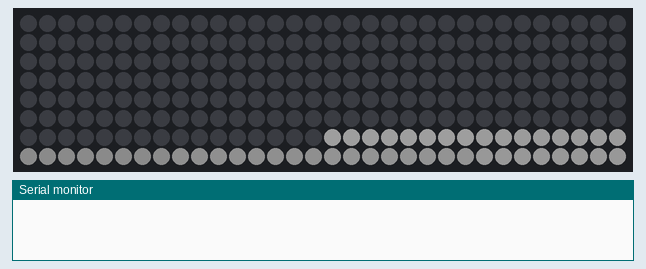
Simulated run of this program. Board: ESP32. Shown: 32×8 RGB LED matrix (first LED top left, wired row by row), the last lines printed to the serial monitor. Dim RGB values are drawn brighter than linear; WiFi joins after 1.5 s; servers stay silent unless stated; network time is answered at once with the bench clock; uploads are accepted with an empty reply; the local clock reads 2024-03-15 10:24:30 at power-on unless the program sets it; not simulated (calls return 0 or success): Secrets.h; names the files do not define were given values by the test bench: port = 80.

Above: at 0.4 s.
At 1.9 s:
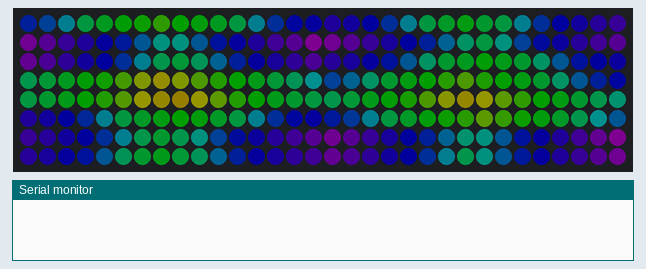
At 3.1 s:
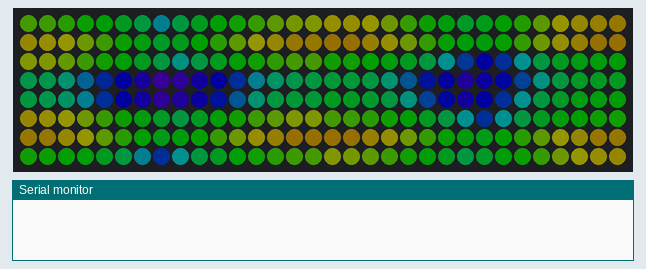
At 4.0 s:
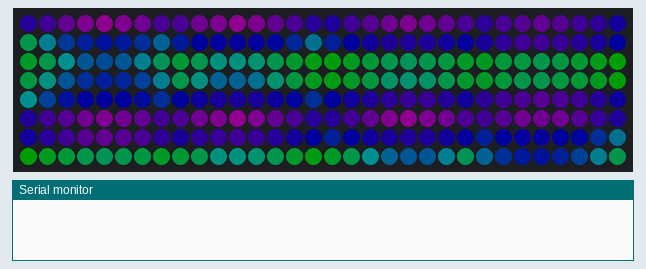
At 4.7 s:
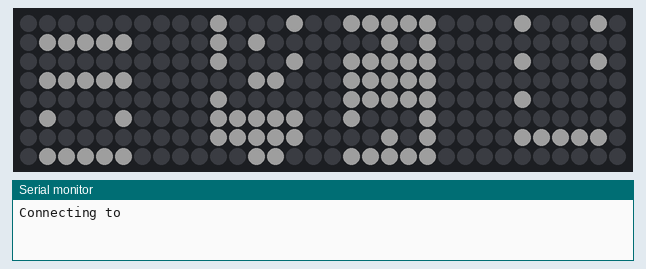
At 6.4 s:
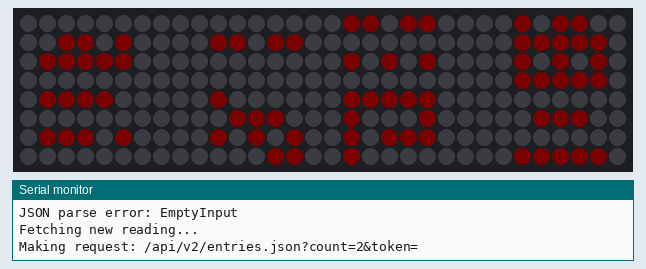

The program:

main.cpp
```cpp
#include <FastLED.h>
#include <WiFi.h>
#include <WiFiUdp.h>
#include <NTPClient.h>
#include <WiFiClientSecure.h>
#include <ArduinoHTTPClient.h>
#include <ArduinoJson.h>
#include "font4x6.h"
#include "Secrets.h"
#include "Settings.h"

// LED Matrix Configuration
#define LED_DATA_PIN 26
#define LED_COUNT (8 * 32)
#define WIDTH 32
#define HEIGHT 8

CRGB leds[LED_COUNT];

// NTP Client setup
WiFiUDP ntpUDP;
NTPClient timeClient(ntpUDP, "pool.ntp.org", 0, 60 * 1000); // UTC timezone, update every 60s

WiFiClientSecure wifiClient;
HttpClient client(wifiClient, serverName, port);

bool isDayTime()
{
  int currentHour = timeClient.getHours();
  // Account for the fact that night_start_hour might be after midnight
  if (DAY_START_HOUR < NIGHT_START_HOUR)
  {
    return (currentHour >= DAY_START_HOUR && currentHour < NIGHT_START_HOUR);
  }
  else
  {
    return (currentHour >= DAY_START_HOUR || currentHour < NIGHT_START_HOUR);
  }
}

void setMaxBrightnessFromTime()
{
  if (isDayTime())
  {
    FastLED.setBrightness(DAY_BRIGHTNESS);
  }
  else
  {
    FastLED.setBrightness(NIGHT_BRIGHTNESS); // Nighttime brightness
  }
}

// Map 2D coords to LED index for your matrix layout
// Zero-based indexing: (0,0) is bottom-left, (31,7) is top-right
int mapXYtoIndex(int x, int y)
{
  // Subtract 1 for 0-based indexing
  int colFromRight = WIDTH - 1 - x;
  int colStart = colFromRight * HEIGHT;
  // Serpentine layout, so reverse every other column
  bool isEvenCol = (colFromRight % 2 == 0);
  if (isEvenCol)
  {
    return colStart + y; // Even column: bottom → top
  }
  else
  {
    // Subtract 1 for 0-based indexing
    return colStart + (HEIGHT - 1 - y); // Odd column: top → bottom
  }
}

// Draw a single 4x6 character from font4x6
void drawChar(char c, int x, int yTop, CRGB color)
{
  if (c < 32)
    return; // Only printable chars supported

  int charIndex = (c - 32) * 6; // Each char uses 6 bytes (rows), though the last 3 are empty.
  int width = font4x6[0];
  int height = font4x6[1];

  for (int row = 0; row < height; row++)
  {
    if (yTop + row >= HEIGHT || yTop + row < 0)
      continue;
    uint8_t rowBits = font4x6[3 + charIndex + row]; // byte for this row
    for (int col = 0; col < width; col++)
    {
      if (x + col < 0 || x + col >= WIDTH)
        continue;
      // Bit 7 = leftmost pixel, bit 4 = rightmost pixel (since font bits are left aligned)
      // Our font is stored MSB to LSB left to right, so test bit 7-col
      if (rowBits & (0x80 >> col))
      {
        int px = x + col;
        int py = (HEIGHT - 1) - (yTop + row); // flip vertical for LED indexing

        // Subtract 1 from y to lower the visual by 1 pixel. This is optional.
        py -= 1;
        leds[mapXYtoIndex(px, py)] = color;
      }
    }
  }
}

// Draw a string horizontally with 1 pixel spacing (4 pixels per char)
void drawString(const char *str, int xStart, int yTop, CRGB color)
{
  int x = xStart;
  for (int i = 0; str[i] != '\0'; i++)
  {
    if (str[i] == ' ')
    {
      x += 2; // space width smaller (2 pixels)
      continue;
    }
    drawChar(str[i], x, yTop, color);
    // Move cursor to the right by 4, since font is 4 pixels wide (spaces are built in)
    x += 4;
  }
}

void displayError(const char *message)
{
  FastLED.clear();
  drawString((char *)message, 1, 1, CRGB::Red);
  FastLED.show();
}

// Draw bottom row progress bar (y=0)
void drawProgressBar(int elapsedTimeSeconds, int maxTimeSeconds)
{
  int barLength = map(elapsedTimeSeconds, 0, maxTimeSeconds, 0, WIDTH - 1);
  barLength = constrain(barLength, 0, WIDTH - 1);

  // Clear bottom row
  for (int x = 0; x < WIDTH; x++)
  {
    leds[mapXYtoIndex(x, 0)] = CRGB::Black;
  }

  // Daytime progress bar is bottom row filling up from left to right in white
  if (isDayTime())
  {
    for (int x = 0; x < barLength; x++)
    {
      leds[mapXYtoIndex(x, 0)] = CRGB::White;
    }
    return;
  }
  // Modify color logic here (for progress bar)
  // Nighttime progress bar is a single pixel (head of progress bar) moving from left to right.
  // There's also a start and end pixel in blue for visual reference.

  // First and last pixel of bottom row in blue
  leds[mapXYtoIndex(0, 0)] = CRGB::DarkBlue;
  leds[mapXYtoIndex(WIDTH - 1, 0)] = CRGB::DarkBlue;
  // Last pixel of progress bar in white
  leds[mapXYtoIndex(barLength - 1, 0)] = CRGB::White;
}

CRGB getColorForValue(int value)
{
  // Modify color logic here
  // This is the default color for in-range values
  CRGB color = CRGB::Green;
  // If value is beyond critical threshold, show red
  if (value < CRITICAL_LOW_THRESHOLD || value > CRITICAL_HIGH_THRESHOLD)
  {
    color = CRGB::Red;
  }
  // If value is beyond moderate threshold, show orange
  else if (value < MODERATE_LOW_THRESHOLD || value > MODERATE_HIGH_THRESHOLD)
  {
    color = CRGB(255, 140, 0); // Orange
  }
  return color;
}

// Display value, delta and progress bar
void updateDisplay(int value, int delta, int elapsedSeconds)
{
  FastLED.clear();

  CRGB color = getColorForValue(value);

  // If value is beyond critical threshold, show red
  if (value < CRITICAL_LOW_THRESHOLD || value > CRITICAL_HIGH_THRESHOLD)
  {
    color = CRGB::Red;
  }
  // If value is beyond moderate threshold, show orange
  else if (value < MODERATE_LOW_THRESHOLD || value > MODERATE_HIGH_THRESHOLD)
  {
    color = CRGB(255, 140, 0); // Orange
  }
  // This is the end of the color function

  char displayStr[12];
  snprintf(displayStr, sizeof(displayStr), " %d %c%d", value, (delta >= 0 ? '+' : '-'), abs(delta));

  drawString(displayStr, 0, 0, color);

  drawProgressBar(elapsedSeconds, SECONDS_BETWEEN_READINGS);

  FastLED.show();
}

// ==================== BOOT ANIMATIONS ====================

// 2. White pixel animation
void bootWhitePixel()
{
  const int tailLength = 8;  // length of the white snake
  const int speedDelay = 30; // delay between frames in ms

  FastLED.clear();

  for (int pos = 0; pos < WIDTH + tailLength; pos++)
  {
    FastLED.clear();

    for (int t = 0; t < tailLength; t++)
    {
      int x = pos - t;
      if (x >= 0 && x < WIDTH)
      {
        // Tail brightness decreases from head to tail
        uint8_t brightness = 255 * (tailLength - t) / tailLength;

        for (int y = 0; y < HEIGHT; y++)
        {
          leds[mapXYtoIndex(x, y)] = CRGB(brightness, brightness, brightness);
        }
      }
    }

    FastLED.show();
    delay(speedDelay);
  }
}

// 3. Rainbow wave
void bootRainbowWave(uint16_t duration_ms = 3000)
{
  uint32_t startTime = millis();
  float offset = 0.0;
  while (millis() - startTime < duration_ms)
  {
    for (uint8_t y = 0; y < HEIGHT; y++)
    {
      for (uint8_t x = 0; x < WIDTH; x++)
      {
        float wave = sinf((x + offset) * 0.3) + cosf((y + offset) * 0.3);
        uint8_t hue = (wave * 40) + 128;
        leds[mapXYtoIndex(x, y)] = CHSV(hue, 255, 255);
      }
    }
    FastLED.show();
    offset += 0.2;
    delay(20);
  }
  FastLED.clear();
  FastLED.show();
}

void runBootSequence()
{
  bootWhitePixel();
  bootRainbowWave();
}

void setup()
{
  Serial.begin(9600);
  delay(100);

  // If LED matrix is using wrong color order, change GRB to RGB or BRG
  FastLED.addLeds<WS2812B, LED_DATA_PIN, GRB>(leds, LED_COUNT);
  // We don't have the time yet, so this will set to the daytime brightness.
  setMaxBrightnessFromTime();
  FastLED.clear();
  FastLED.show();
  runBootSequence();

  Serial.print("Connecting to ");
  Serial.println(ssid);
  WiFi.begin(ssid, password);

  FastLED.clear();
  drawString("WAITWIFI", 0, 1, CRGB::White);
  FastLED.show();
  WiFi.waitForConnectResult(WIFI_CONNECT_TIMEOUT_MS);

  if (WiFi.status() != WL_CONNECTED)
  {
    Serial.println("Failed to connect to Wi-Fi");
    // Print "WIFI ERR" to display
    displayError("WIFI ERR");
  }
  else
  {
    Serial.println("Wi-Fi connected");
    FastLED.clear();
    drawString("WAITDATA", 0, 1, CRGB::White);
    FastLED.show();
  }

  // Start an NTP client for accurate UNIX time
  timeClient.begin();
  timeClient.update();

  // Wait for time to be set
  client.setHttpResponseTimeout(HTTP_REQUEST_TIMEOUT_MS);
  // Skip https certificate validation
  wifiClient.setInsecure();
}

struct Reading
{
  unsigned long epoch = 0;
  int value = 0;
  int delta = 0;
};

Reading lastReading;

bool ensureWiFi()
{
  if (WiFi.status() == WL_CONNECTED)
    return true;

  WiFi.reconnect();
  Serial.println("Wifi disconnected. Reconnecting...");
  displayError("WIFI ERR");
  return false;
}

// Url is string + apiToken
const String url = String("/api/v2/entries.json?count=2&token=") + apiToken;

// Fetch the latest reading from the API
// Returns true if successful, false otherwise.
// Handles display of errors.
bool fetchLatestReading()
{
  Serial.print("Making request: ");
  Serial.println(url);

  client.get(url);
  int statusCode = client.responseStatusCode();
  String response = client.responseBody();

  if (statusCode != 200)
  {
    Serial.printf("HTTP Error: %d\n", statusCode);
    Serial.println("Response: " + response);
    displayError("HTTP ERR");
    WiFi.reconnect();
    WiFi.waitForConnectResult(WIFI_CONNECT_TIMEOUT_MS);
    return false;
  }

  JsonDocument doc;
  DeserializationError err = deserializeJson(doc, response);
  if (err)
  {
    Serial.print("JSON parse error: ");
    Serial.println(err.c_str());
    displayError("JSON ERR");
    return false;
  }

  int mostRecentValue = doc[0]["sgv"];
  unsigned long mostRecentDate = doc[0]["date"].as<unsigned long long>() / 1000;
  int previousValue = doc[1]["sgv"];
  int delta = mostRecentValue - previousValue;

  lastReading.epoch = mostRecentDate;
  lastReading.value = mostRecentValue;
  lastReading.delta = delta;

  Serial.printf("Most recent value: %d\n", mostRecentValue);
  Serial.printf("Delta: %d\n", delta);

  return true;
}

void loop()
{
  // If WiFi is disconnected and we can't reconnect, skip the rest of the loop.
  // ensureWiFi will display an error and return false if it fails.
  if (!ensureWiFi())
  {
    return;
  }

  timeClient.update();
  setMaxBrightnessFromTime();

  unsigned long currentEpoch = timeClient.getEpochTime();
  // If we have no previous reading, or it's been a long time, fetch a new one.
  int secondsSinceLastReading = (lastReading.epoch > 0)
                                    ? (int)(currentEpoch - lastReading.epoch)
                                    : INT_MAX; // INT_MAX so that we always fetch on the first run

  // If we expect a new reading within START_FETCHING_EARLY_SECONDS, start trying to fetch one.
  if (secondsSinceLastReading >= SECONDS_BETWEEN_READINGS - START_FETCHING_EARLY_SECONDS)
  {
    Serial.println("Fetching new reading...");
    // If fetchLatestReading fails, exit the loop and try again later.
    // fetchLatestReading will display an error and return false if it fails.
    if (!fetchLatestReading())
    {
      return;
    }
    // fetchLatestReading updates lastReading on success. If it failed, we keep the old reading.
    // Thus, we will get the correct secondsSinceLastReading regardless of success or failure of getting a new reading.
    secondsSinceLastReading = (lastReading.epoch > 0)
                                  ? (int)(currentEpoch - lastReading.epoch)
                                  : INT_MAX;
  }

  // If the last reading is too old, show an error.
  if (secondsSinceLastReading > OLD_DATA_THRESHOLD_SECONDS)
  {
    displayError("OLD DATA");
    // This will cause the next loop to try fetching again.
    return;
  }

  // For 5 seconds, display the value, delta and progress bar.
  // This lets us avoid making too many HTTP requests too quickly.
  unsigned long start = millis();
  // This is a loop instead of a single updateDisplay call so that the progress bar updates over time.
  while (millis() - start < SECONDS_BETWEEN_FETCHES * 1000)
  {
    updateDisplay(lastReading.value, lastReading.delta, secondsSinceLastReading);
    delay(100);
  }
}
```

Settings.h
```cpp
// Brightness of less than 3 will compromise color accuracy. DAY_BRIGHTNESS is also used for boot animations, since they run before the NTP time is set.
#define DAY_BRIGHTNESS 30  // Brightness for daytime 0-255.
#define NIGHT_BRIGHTNESS 3 // Dimmer for night 0-255.

// To disable night mode, set DAY_START_HOUR to 0 NIGHT_START_HOUR to 24.
#define DAY_START_HOUR 11  // 7 AM EST = 11 AM UTC
#define NIGHT_START_HOUR 1 // 9 PM EST = 1 AM UTC

#define SECONDS_BETWEEN_READINGS (5 * 60)    // Seconds between readings. This will depend on your sensor
#define START_FETCHING_EARLY_SECONDS 10      // Start trying to fetch a new reading this many seconds before SECONDS_BETWEEN_READINGS
#define SECONDS_BETWEEN_FETCHES 15           // If we fail to fetch a reading, wait this many seconds before trying again.
#define OLD_DATA_THRESHOLD_SECONDS (15 * 60) // If data is older than this, show error
#define WIFI_CONNECT_TIMEOUT_MS (15 * 1000)  // How long to try connecting to WiFi, in milliseconds
#define HTTP_REQUEST_TIMEOUT_MS (15 * 1000)  // How long to wait for HTTP requests, in milliseconds

// To modify the display colors or logic, Ctrl+F for "Modify color logic here" in src/main.cpp
#define MODERATE_LOW_THRESHOLD 75   // Below this value, show orange alert color.
#define CRITICAL_LOW_THRESHOLD 65   // Below this value, show red alert color.
#define MODERATE_HIGH_THRESHOLD 180 // Above this value, show orange alert color.
#define CRITICAL_HIGH_THRESHOLD 200 // Above this value, show red alert color.
```

Source omitted: font4x6.h (10028 bytes)

Measured:
- what the display in image 4 shows lasts 1.5 s, from 4.6 s to 6.1 s
